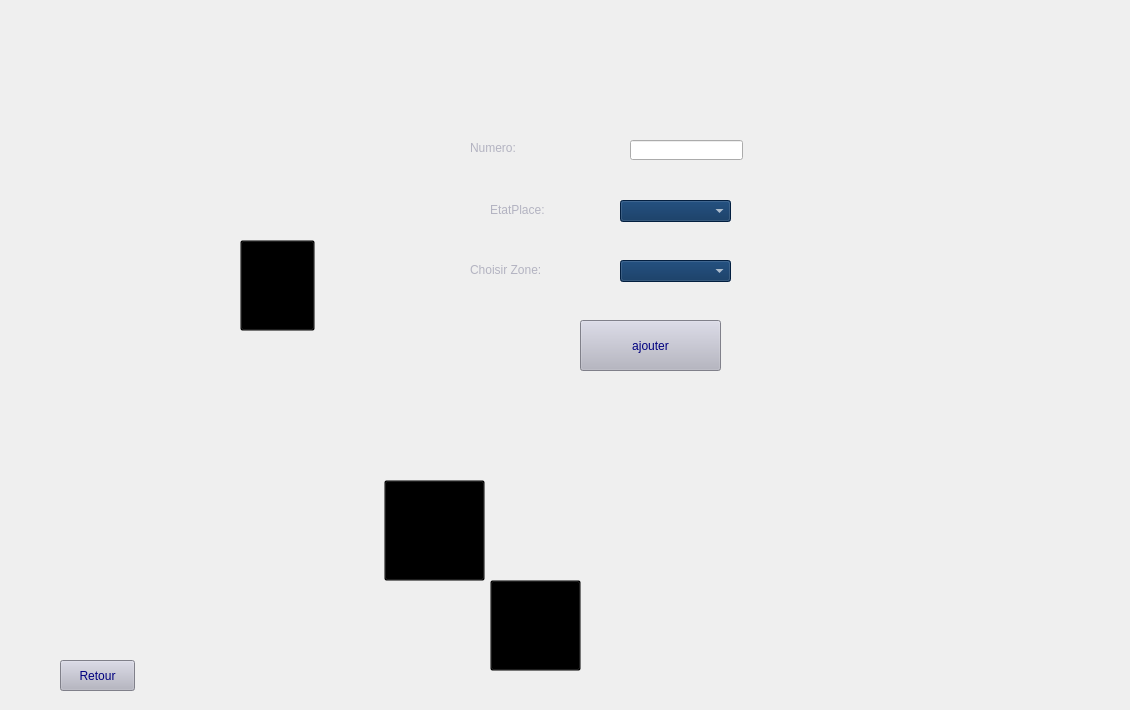
      <widget class="QWidget" name="ajouterplace_3">
       <widget class="QLabel" name="label_7">
        <property name="geometry">
         <rect>
          <x>20</x>
          <y>0</y>
          <width>1101</width>
          <height>701</height>
         </rect>
        </property>
        <property name="styleSheet">
         <string notr="true">/*background-image: url(:/photointegrationparking/gererzone.png);*/
background-image: url(:/1.png);</string>
        </property>
        <property name="text">
         <string/>
        </property>
       </widget>
       <widget class="QPushButton" name="modifierplace_2">
        <property name="geometry">
         <rect>
          <x>490</x>
          <y>580</y>
          <width>91</width>
          <height>91</height>
         </rect>
        </property>
        <property name="styleSheet">
         <string notr="true">background-color: transparent;</string>
        </property>
        <property name="text">
         <string/>
        </property>
       </widget>
       <widget class="QPushButton" name="supprimerplace">
        <property name="geometry">
         <rect>
          <x>384</x>
          <y>480</y>
          <width>101</width>
          <height>101</height>
         </rect>
        </property>
        <property name="styleSheet">
         <string notr="true">background-color: transparent;</string>
        </property>
        <property name="text">
         <string/>
        </property>
       </widget>
       <widget class="QPushButton" name="afficherplace">
        <property name="geometry">
         <rect>
          <x>240</x>
          <y>240</y>
          <width>75</width>
          <height>91</height>
         </rect>
        </property>
        <property name="styleSheet">
         <string notr="true">background-color: transparent;</string>
        </property>
        <property name="text">
         <string/>
        </property>
       </widget>
       <widget class="QPushButton" name="confirmerajout">
        <property name="geometry">
         <rect>
          <x>580</x>
          <y>320</y>
          <width>141</width>
          <height>51</height>
         </rect>
        </property>
        <property name="styleSheet">
         <string notr="true">#confirmerajout{
	font: 18pt &quot;Bahnschrift&quot;;

	background-color: rgb(179, 179, 193);
	
	
	
	color: rgb(0, 0, 127);
	
;}


#confirmerajout:hover{
;

	color: rgb(255, 255, 255);
	background-color: rgb(4, 44, 89);
	}</string>
        </property>
        <property name="text">
         <string>ajouter</string>
        </property>
       </widget>
       <widget class="QLineEdit" name="numeroaajouter">
        <property name="geometry">
         <rect>
          <x>630</x>
          <y>140</y>
          <width>113</width>
          <height>20</height>
         </rect>
        </property>
        <property name="styleSheet">
         <string notr="true">#numeroaajoute{

background-color: rgb(255, 255, 255);
	
	color: rgb(4, 44, 89);
	
;}


#numeroaajouter:hover{
;

	color: rgb(255, 255, 255);
	background-color: rgb(4, 44, 89);
	}</string>
        </property>
       </widget>
       <widget class="QComboBox" name="choisirzone">
        <property name="geometry">
         <rect>
          <x>620</x>
          <y>260</y>
          <width>111</width>
          <height>22</height>
         </rect>
        </property>
        <property name="styleSheet">
         <string notr="true">#choisirzone:hover{

background-color: rgb(255, 255, 255);
	
	color: rgb(4, 44, 89);
	
;}


#choisirzone{
;

	color: rgb(255, 255, 255);
	background-color: rgb(4, 44, 89);
	}</string>
        </property>
       </widget>
       <widget class="QLabel" name="numplace">
        <property name="geometry">
         <rect>
          <x>470</x>
          <y>140</y>
          <width>131</width>
          <height>16</height>
         </rect>
        </property>
        <property name="styleSheet">
         <string notr="true">font: 18pt &quot;Arial&quot;;
color: rgb(179, 179, 193);</string>
        </property>
        <property name="text">
         <string>Numero:</string>
        </property>
       </widget>
       <widget class="QLabel" name="etatplacelabel">
        <property name="geometry">
         <rect>
          <x>490</x>
          <y>200</y>
          <width>111</width>
          <height>20</height>
         </rect>
        </property>
        <property name="styleSheet">
         <string notr="true">font: 18pt &quot;Arial&quot;;
color: rgb(179, 179, 193);</string>
        </property>
        <property name="text">
         <string>EtatPlace:</string>
        </property>
       </widget>
       <widget class="QLabel" name="choisirzonelabel">
        <property name="geometry">
         <rect>
          <x>470</x>
          <y>260</y>
          <width>141</width>
          <height>20</height>
         </rect>
        </property>
        <property name="styleSheet">
         <string notr="true">font: 18pt &quot;Arial&quot;;
color: rgb(179, 179, 193);</string>
        </property>
        <property name="text">
         <string>Choisir Zone:</string>
        </property>
       </widget>
       <widget class="QComboBox" name="comboBox_etat">
        <property name="geometry">
         <rect>
          <x>620</x>
          <y>200</y>
          <width>111</width>
          <height>22</height>
         </rect>
        </property>
        <property name="styleSheet">
         <string notr="true">#comboBox_etat:hover{

background-color: rgb(255, 255, 255);
	
	color: rgb(4, 44, 89);
	
;}


#comboBox_etat{
;

	color: rgb(255, 255, 255);
	background-color: rgb(4, 44, 89);
	}</string>
        </property>
       </widget>
       <widget class="QPushButton" name="retour_8">
        <property name="geometry">
         <rect>
          <x>60</x>
          <y>660</y>
          <width>75</width>
          <height>31</height>
         </rect>
        </property>
        <property name="styleSheet">
         <string notr="true">#retour_8{
	font: 18pt &quot;Bahnschrift&quot;;

	background-color: rgb(179, 179, 193);
	
	
	
	color: rgb(0, 0, 127);
	
;}


#retour_8:hover{
;

	color: rgb(255, 255, 255);
	background-color: rgb(4, 44, 89);
	}</string>
        </property>
        <property name="text">
         <string>Retour</string>
        </property>
       </widget>
      </widget>
